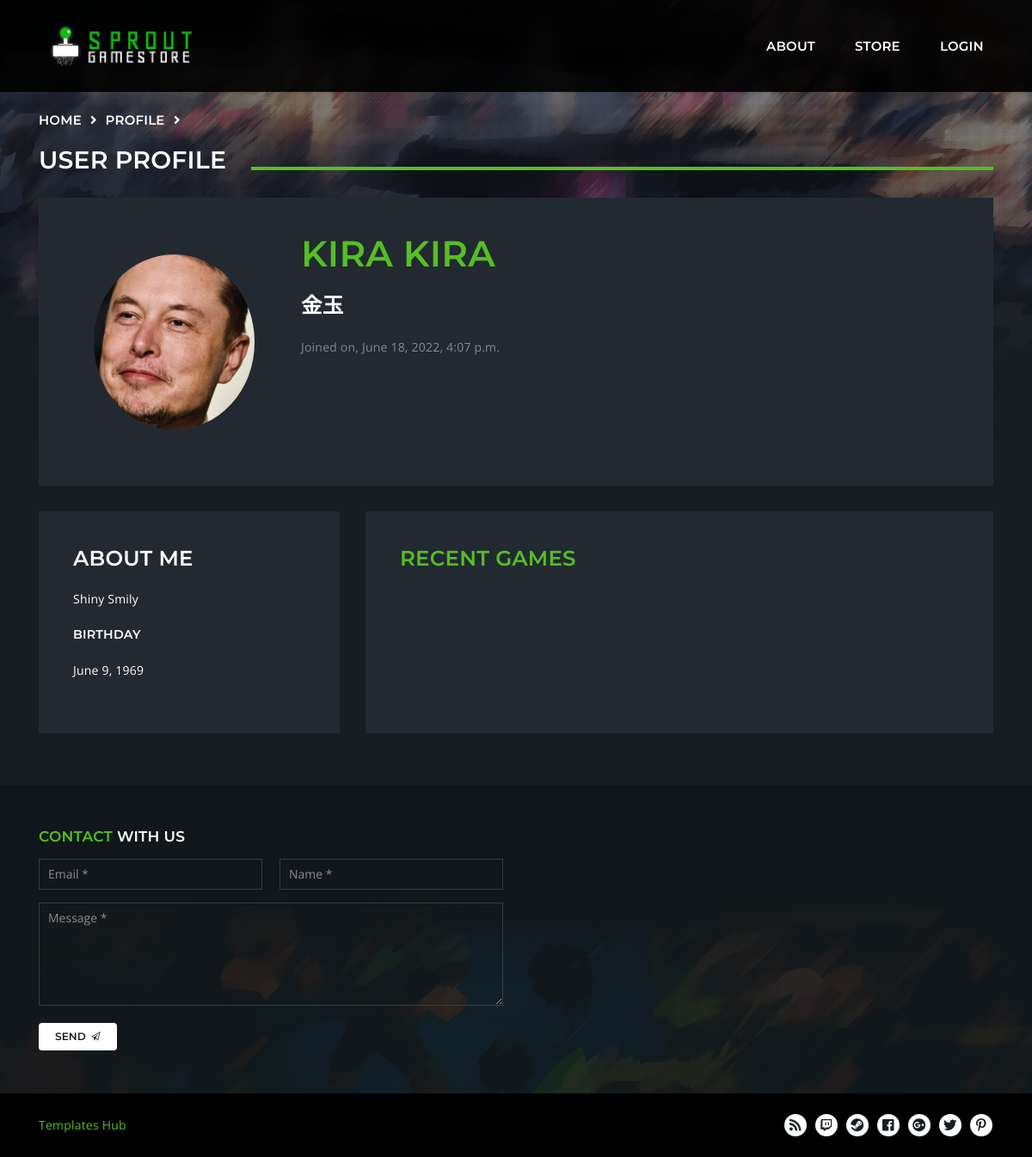
The app's page /profile/7, older data.
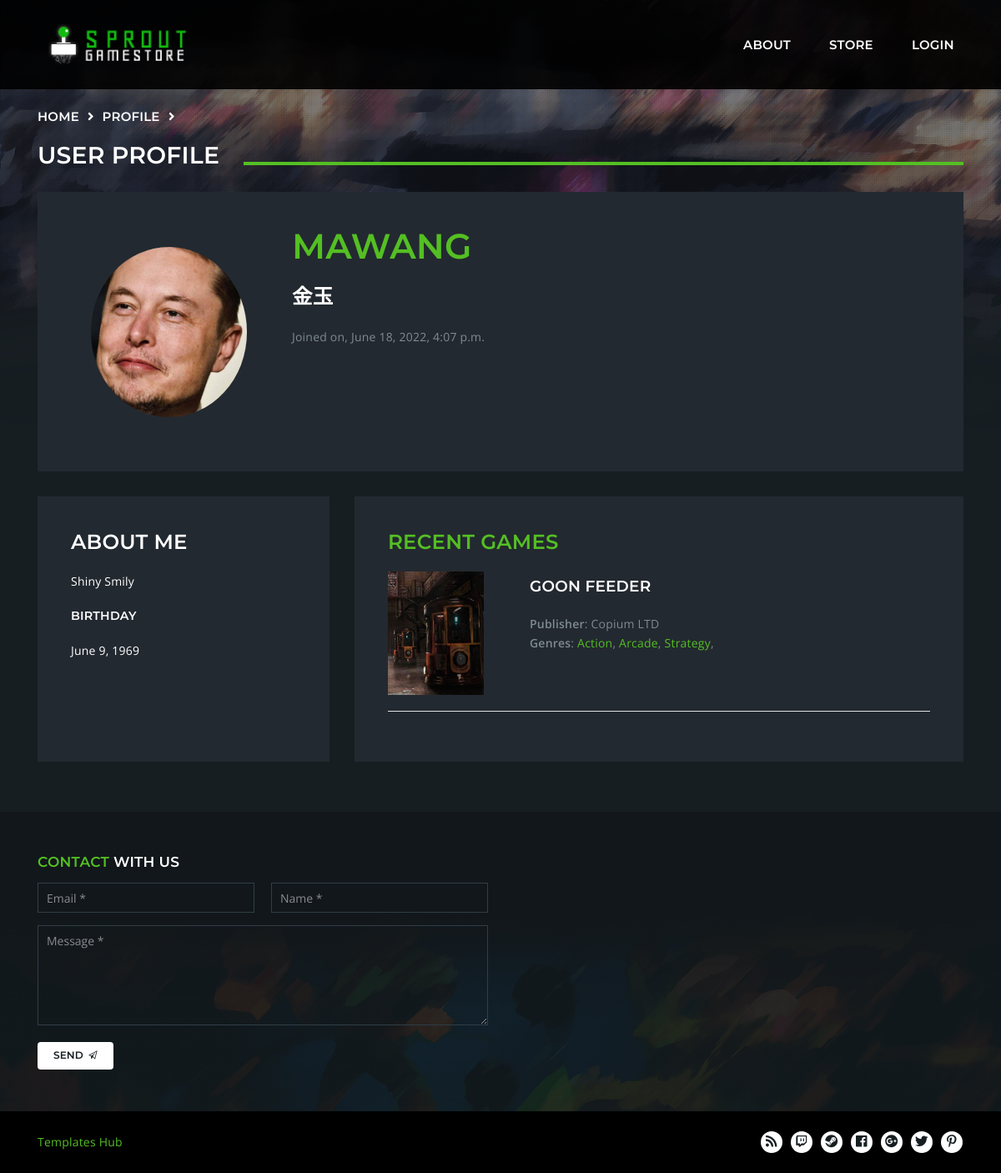
The same page, newer data.
### base/models.py (models this page shows, shortened)
class Profile(models.Model):
    full_name = models.CharField(max_length=200, blank=True)
    profile_pic = models.ImageField(null=True, default='default-avatar.jpg')
    description = models.TextField(null=True, blank=True)
    user = models.OneToOneField(User, on_delete=models.CASCADE, blank=True)
    birth_date = models.DateField(null=True)

class Game(models.Model):
    name = models.CharField(max_length=200)
    description = models.TextField(null=True)
    genres = models.ManyToManyField(Genre, related_name='genres', blank=True)
    devUser = models.ForeignKey(User, on_delete=models.CASCADE, blank=True, null=True)
    publisher = models.CharField(max_length=200)
    price = models.FloatField(null=True)
    verified = models.BooleanField(default=False)
    updated = models.DateTimeField(auto_now=True)
    created = models.DateTimeField(auto_now_add=True)

class Genre(models.Model):
    name = models.CharField(max_length=200)

### base/views.py (the view)
# urls.py: path('profile/<str:userid>', views.userProfile, name="profile"),
def userProfile(request, userid):
    extraContext = pageHeader(request, 'user profile')
    user = User.objects.get(id=userid)
    customer = Customer.objects.get(user=user)
    games = customer.myGames.all()[:4]
    profile = Profile.objects.get(user=user)
    context = {'profile': profile,
               'games': games} | extraContext
    return render(request=request, template_name='base/profile.html', context=context)

### base/addsFunctions.py (called while the page is built)
def pageHeader(request, page):
    user = request.user
    userGroups = [x.name for x in user.groups.all()] if user.groups != None else None
    crumbs = (request.path).split('/')[1:-1]
    extraContext = {'curUser': user,
                    'userGroups': userGroups,
                    'crumbs': crumbs,
                    'page': page}
    return extraContext

### base/templates/base/profile.html (shortened to what this page needs)
{% extends 'main.html' %}
{% load static %}
{% block content %}
<main class="nk-main">
  {% include 'base/breadcrumbs_component.html' %}
  <div class="container">
    <div class="row vertical-gap">
      <div class="col-lg-12">
        <div class="nk-box-2 bg-dark-2">
          <div class="row">
            <div class="col-lg-3 d-flex justify-content-center align-items-center">
							<img src="{{ profile.profile_pic.url }}" alt="Profile" class="kuzza-2">
            </div>
            <div class="col-lg-9">
              <h1 class="text-main-1">{{profile.full_name}}</h1>
              <h3>{{profile.user.username}}</h3>
							<p>Joined on, {{profile.user.date_joined}}</p>
            </div>
          </div>
        </div>
      </div>
      <div class="col-lg-4">
        <div class="nk-box-2 bg-dark-2">
          <h3>About Me</h3>
          <p class="text-white">{{profile.description}}</p>
					<h5>Birthday</h5>
					<p class="text-white">{{profile.birth_date}}</p>
        </div>
      </div>
      <div class="col-lg-8">
        <div class="nk-box-2 bg-dark-2">
					<h3 class="text-main-1">Recent Games</h3>
					{% for game in games %}
					<div class="row">
						<div class="nk-product-cart-thumb col-lg-3">
							<a href="{% url 'store-product' game.id %}" class="nk-image-box-1 nk-post-image">
								<img src="{% static 'assets/images/product-2-xs.jpg' %}" alt="{{game.name}}" width="115">
							</a>
						</div>
						<div class="col-lg-9 py-2">
								<h4>{{game.name}}</h4>
							<div class="nk-product-meta">
								<div><strong>Publisher</strong>: {{game.publisher}}</div>
								<div><strong>Genres</strong>: {% for genre in game.genres.all %}<a href="#">{{genre.name}}</a>, {% endfor %}</div>
							</div>
						</div>
					</div>
					<div class="nk-gap-1 border-bottom"></div>
					<div class="nk-gap-1"></div>
					{% endfor %}
        </div>
      </div>
    </div>
  </div>
  <div class="nk-gap-2"></div>
</main>
{% endblock content %}

### templates/main.html (shortened to what this page needs)
<!DOCTYPE html>
{% load static %}
<html lang="en">
    <head>
        <link rel="stylesheet" href="{% static 'assets/vendor/bootstrap/dist/css/bootstrap.min.css' %}">
        <link rel="stylesheet" href="{% static 'assets/vendor/ionicons/css/ionicons.min.css' %}">
        <link rel="stylesheet" href="{% static 'assets/vendor/flickity/dist/flickity.min.css' %}">
        <link rel="stylesheet" type="text/css" href="{% static 'assets/vendor/photoswipe/dist/photoswipe.css' %}">
        <link rel="stylesheet" type="text/css" href="{% static 'assets/vendor/photoswipe/dist/default-skin/default-skin.css' %}">
        <link rel="stylesheet" href="{% static 'assets/vendor/bootstrap-slider/dist/css/bootstrap-slider.min.css' %}">
        <link rel="stylesheet" type="text/css" href="{% static 'assets/vendor/summernote/dist/summernote-bs4.css' %}">
        <link rel="stylesheet" href="{% static 'assets/css/goodgames.css' %}">
        <link rel="stylesheet" href="{% static 'assets/css/mysheet.css' %}">
    </head>
    <body>
        {% include 'navbar.html' %}
        {% block content %}
        {% endblock content %}
        <div class="nk-gap-2"></div>
        {% include 'footer.html' %}
        <img class="nk-page-background-bottom" src="{% static 'assets/images/bg-bottom.png' %}" alt="">
    </body>
</html>

### templates/navbar.html (shortened to what this page needs)
{% load static %}
<header class="nk-header nk-header-opaque">
  <nav class="nk-navbar nk-navbar-top nk-navbar-sticky nk-navbar-autohide">
    <div class="container">
      <div class="nk-nav-table">
        <a href="{% url 'store' %}" class="nk-nav-logo">
        <img src="{% static 'assets/images/logo-1.png' %}" alt="Sprout Gamestore" width="199">
        </a>
        <ul class="nk-nav nk-nav-right d-none d-lg-table-cell" data-nav-mobile="#nk-nav-mobile">
          <li>
            <a href="{% url 'about' %}">
            About
            </a>
          </li>
          <li>
            <a href="{% url 'store' %}">
            Store
            </a>
          </li>
          {% if curUser.is_authenticated %}
            {% if 'customer' in userGroups %}
            <li>
              <a href="{% url 'mygames' %}">
              My Games
              </a>
            </li>
            <li>
              <a href="{% url 'cart' %}">
              Cart({{curUser.customer.cart.count}})
              </a>
            </li>
            <li class="nk-drop-item">
              <a href="{% url 'profile' curUser.id %}">
              <img src="{{ curUser.profile.profile_pic.url }}" alt="Profile" class="kuzza">
              {{curUser.username}}
              </a>
              <ul class="dropdown">
                <li>
                  <a href="{% url 'profile' curUser.id %}">
                  Profile
                  </a>
                </li>
                <li>
                  <a href="{% url 'wishlist' %}">
                  Wishlist({{curUser.customer.wishList.count}})
                  </a>
                </li>
                <li>
                  <a href="{% url 'logout' %}">
                  Logout
                  </a>
                </li>
              </ul>
            </li>
            {% elif 'developer' in userGroups %}
            <li>
              <a href="{% url 'dashboard-dev' %}">
              Dashboard
              </a>
            </li>
            <li class="nk-drop-item">
              <a href="{% url 'profile' curUser.id %}">
              <img src="{{ curUser.profile.profile_pic.url }}" alt="Profile" class="kuzza">
              {{curUser.username}}
              </a>
              <ul class="dropdown">
                <li>
                  <a href="{% url 'profile-dev' curUser.id %}">
                  Profile
                  </a>
                </li>
                <li>
                  <a href="{% url 'wishlist' %}">
                  Approval Pending({{curUser.customer.wishList.count}})
                  </a>
                </li>
                <li>
                  <a href="{% url 'logout' %}">
                  Logout
                  </a>
                </li>
              </ul>
            </li>
            {% endif %}
          {% else %}
          <li>
            <a href="{% url 'login' %}">
            Login
            </a>
          </li>
          {% endif %}
        </ul>
        <ul class="nk-nav nk-nav-right nk-nav-icons">
        </ul>
      </div>
    </div>
  </nav>
</header>

### base/templates/base/breadcrumbs_component.html
{% load static %}
<div class="nk-gap-1"></div>
<div class="container">
   <ul class="nk-breadcrumbs">
     <li>Home</li>
     <li><span class="fa fa-angle-right"></span></li>
     {% for crumb in crumbs %}
     <li>{{crumb}}</li>
     <li><span class="fa fa-angle-right"></span></li>
     {% endfor %}
     <li><span>{{page}}</span></li>
   </ul>
</div>
<div class="nk-gap-1"></div>

### templates/footer.html (shortened to what this page needs)
{% load static %}
<footer class="nk-footer">
  <div class="container">
    <div class="nk-gap-3"></div>
    <div class="row vertical-gap">
      <div class="col-md-6">
        <div class="nk-widget">
          <h4 class="nk-widget-title"><span class="text-main-1">Contact</span> With Us</h4>
          <div class="nk-widget-content">
            <form action="php/ajax-contact-form.php" class="nk-form nk-form-ajax" novalidate="novalidate">
              <div class="row vertical-gap sm-gap">
                <div class="col-md-6">
                  <input type="email" class="form-control required" name="email" placeholder="Email *">
                </div>
                <div class="col-md-6">
                  <input type="text" class="form-control required" name="name" placeholder="Name *">
                </div>
              </div>
              <div class="nk-gap"></div>
              <textarea class="form-control required" name="message" rows="5" placeholder="Message *"></textarea>
              <div class="nk-gap-1"></div>
              <button class="nk-btn nk-btn-rounded nk-btn-color-white">
              <span>Send</span>
              <span class="icon"><i class="ion-paper-airplane"></i></span>
              </button>
            </form>
          </div>
        </div>
      </div>
      <div class="col-md-6">
      </div>
    </div>
    <div class="nk-gap-3"></div>
  </div>
  <div class="nk-copyright">
    <div class="container">
      <div class="nk-copyright-left">
        <a target="_blank" href="https://www.templateshub.net">Templates Hub</a>
      </div>
      <div class="nk-copyright-right">
        <ul class="nk-social-links-2">
          <li>
            <a class="nk-social-rss" href="#">
            </a>
          </li>
          <li>
            <a class="nk-social-twitch" href="#">
            </a>
          </li>
          <li>
            <a class="nk-social-steam" href="#">
            </a>
          </li>
          <li>
            <a class="nk-social-facebook" href="#">
            </a>
          </li>
          <li>
            <a class="nk-social-google-plus" href="#">
            </a>
          </li>
          <li>
            <a class="nk-social-twitter" href="#" target="_blank">
            </a>
          </li>
          <li>
            <a class="nk-social-pinterest" href="#">
            </a>
          </li>
        </ul>
      </div>
    </div>
  </div>
</footer>

### static/assets/css/mysheet.css (style rules this page uses)
.kuzza-2 { height: 80%; position: relative; overflow: hidden; border-radius: 50% ; }

Row changes from the older to the newer data that the page shows:
changed Profile "Shiny Smily": full_name "KIRA KIRA" → "MAWANG"
now on this page (row unchanged): Game: name "GOON FEEDER", publisher "Copium LTD"
now on this page (row unchanged): Genre: name "Action"
now on this page (row unchanged): Genre: name "Arcade"
now on this page (row unchanged): Genre: name "Strategy"
